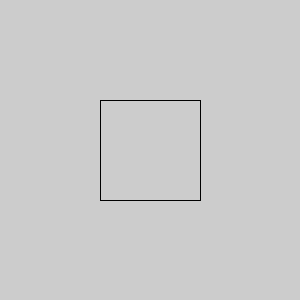
Frame 1 (no input)
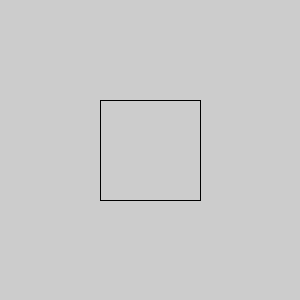
Frame 60 (the mouse pressed at the canvas centre just before this capture)
Frame 120 (the mouse held since frame 60 and released just before this capture): identical to frame 60, image omitted

The Processing sketch that drew these frames (run headless with seeded random() and noise(); from frame 60 on, the mouse is pressed at the canvas centre):

// Processing sketch: sketch_9_4
// ── sketch_9_4.pde
void setup(){
  size(300, 300);
}

void draw() {
  vierkant(100, 100, 100, 100);
}

void vierkant(int x, int y, int breedte, int hoogte) {
  x = 100;
  y = 100;
  breedte = 100;
  hoogte = 100;
  line(x, y, x + breedte, y);
  line(x + breedte, y, x + breedte, y + hoogte);
  line(x + breedte, y + hoogte, x, y + hoogte);
  line(x, y + hoogte, x, y);
}
